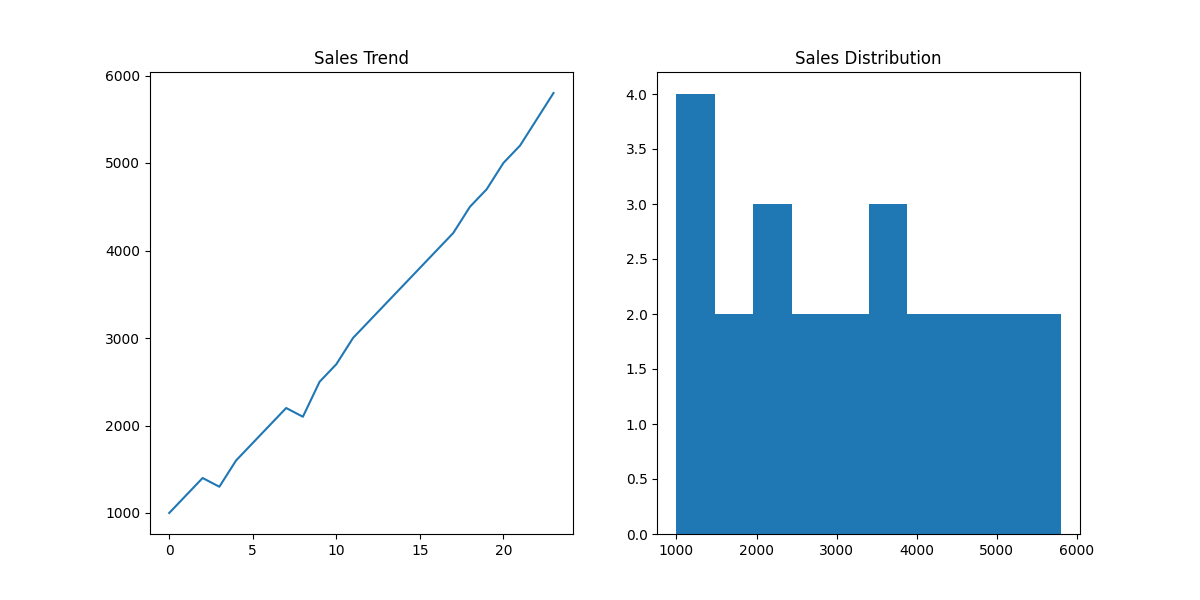

The Python source for this figure:
import pandas as pd
import matplotlib.pyplot as plt

# Load Dataset
df = pd.read_csv("dataset/sales_data.csv")

# Create Dashboard
plt.figure(figsize=(12,6))

# Chart 1: Sales Trend
plt.subplot(1,2,1)
plt.plot(df['Sales'])
plt.title("Sales Trend")

# Chart 2: Sales Distribution
plt.subplot(1,2,2)
plt.hist(df['Sales'])
plt.title("Sales Distribution")

# Save Dashboard
plt.savefig("dashboard.png")

plt.show()
